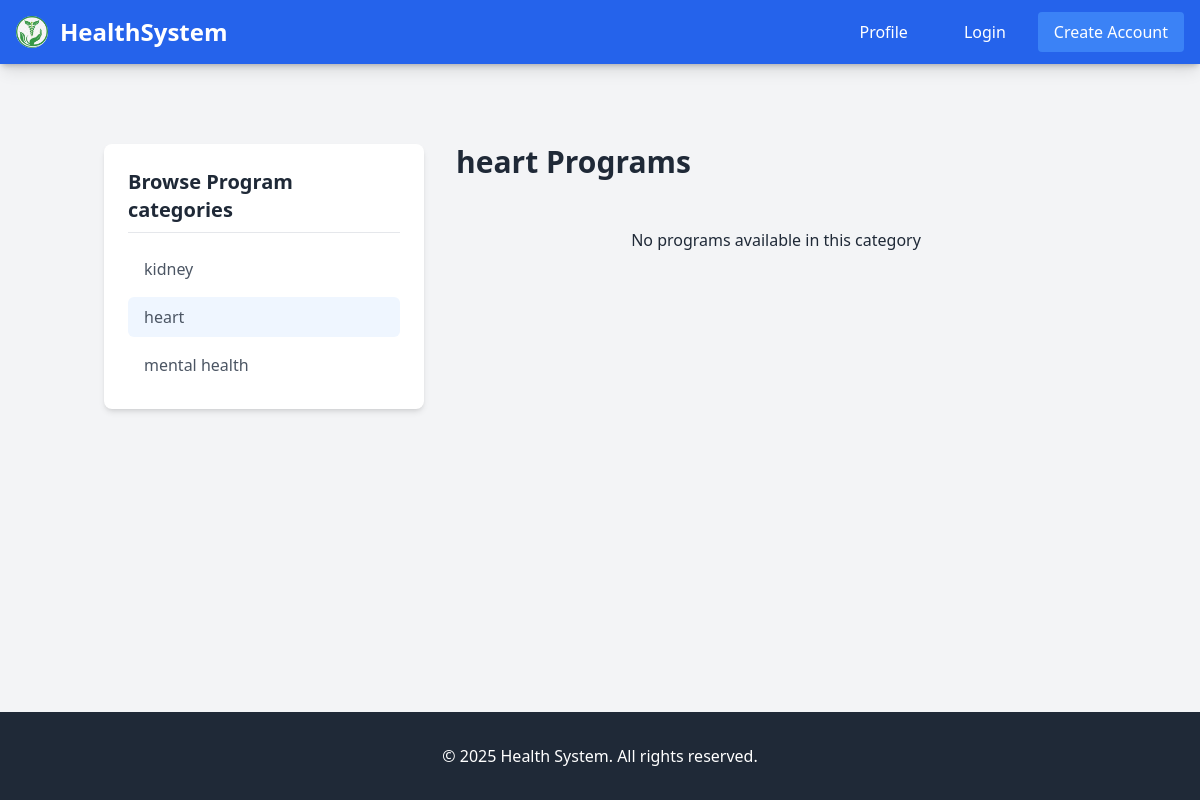
/programs/heart/, run on an earlier commit of the app's database.
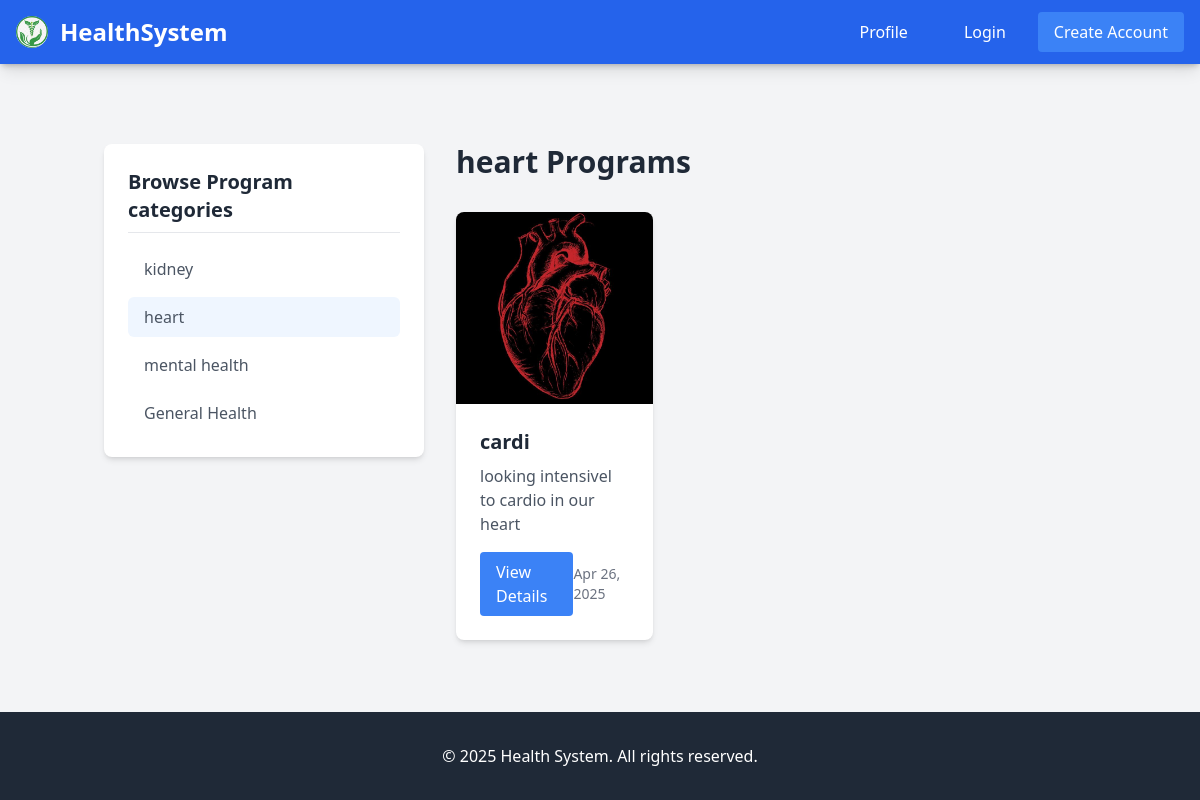
And on a later commit of the database.
### health/models.py (models this page shows, shortened)
class Category(models.Model):
    name = models.CharField(max_length=100)
    slug = models.SlugField(max_length=100, unique=True)
    class Meta:
        verbose_name_plural = 'health_programs'

class Program(models.Model):
    category = models.ForeignKey(Category, related_name="programs", on_delete=models.CASCADE)
    name = models.CharField(max_length=100)
    slug = models.SlugField(max_length=100, unique=True)
    description = models.TextField(blank=True)
    available = models.BooleanField(default=True)
    created = models.DateTimeField(auto_now_add=True)
    updated = models.DateTimeField(auto_now=True)
    image = models.ImageField(upload_to='programs', blank=True, null=True)

### health/views.py (the view)
# urls.py: path('programs/', views.program_list_by_category, name='product_list_by_category'),
def program_list_by_category(request, category_slug):
    categories = Category.objects.all()
    current_category = None
    programs = Program.objects.filter(available=True)
    if category_slug:
        current_category = get_object_or_404(Category, slug=category_slug)
        programs = programs.filter(category=current_category)
    return render(request, 'program/programs/programs.html', {
        'categories': categories,
        'programs': programs,
        'current_category': current_category
    })

### health/templates/program/programs/programs.html
{% extends 'base.html' %}
{% load static %}
{% block content %}
<div class="container mx-auto px-4 py-8 flex flex-col md:flex-row gap-8">
    <aside class="w-full md:w-64 lg:w-80 shrink-0">
        <div class="bg-white p-6 rounded-lg shadow-md sticky top-8">
            <h2 class="text-xl font-bold mb-4 border-b pb-2">Browse Program categories</h2>
            <ul class="space-y-2">
                {% for category in categories %}
                <li>
                    <a href="{% url 'program_list_by_category' category.slug %}"
                       class="block px-4 py-2 text-gray-600 hover:bg-blue-50 hover:text-blue-700 rounded-md transition-colors {% if current_category.slug == category.slug %}bg-blue-50 text-blue-700 font-medium{% endif %}">
                        {{ category.name }}
                    </a>
                </li>
                {% endfor %}
            </ul>
        </div>
    </aside>
    <main class="flex-1">
        {% if current_category %}
        <h1 class="text-3xl font-bold mb-8">{{ current_category.name }} Programs</h1>
        {% else %}
        <h1 class="text-3xl font-bold mb-8">All Health Programs</h1>
        {% endif %}
        <div class="grid grid-cols-1 md:grid-cols-2 lg:grid-cols-3 gap-6">
            {% for program in programs %}
            <div class="bg-white rounded-lg shadow-md overflow-hidden">
                {% if program.image %}
                <img src="{{ program.image.url }}"
                     alt="{{ program.name }}"
                     class="w-full h-48 object-cover">
                {% endif %}
                <div class="p-6">
                    <h3 class="text-xl font-bold mb-2">{{ program.name }}</h3>
                    <p class="text-gray-600 mb-4">{{ program.description|truncatechars:100 }}</p>
                    <div class="flex items-center justify-between">
                        <a href="{% url 'program_detail' program.id program.slug %}"
                           class="bg-blue-500 text-white px-4 py-2 rounded hover:bg-blue-600">
                            View Details
                        </a>
                        <span class="text-sm text-gray-500">
                            {{ program.created|date:"M d, Y" }}
                        </span>
                    </div>
                </div>
            </div>
            {% empty %}
            <div class="col-span-full text-center py-4">
                No programs available in this category
            </div>
            {% endfor %}
        </div>
    </main>
</div>
{% endblock %}

### templates/base.html (shortened to what this page needs)
<!DOCTYPE html>
<html lang="en">
<head>
    <script src="https://cdn.tailwindcss.com"></script>
</head>
<body class="bg-gray-100 text-gray-800 flex flex-col min-h-screen">
 <header class="header shadow-md bg-white sticky top-0 z-50">
        {% include 'includes/navbar.html' %}
    </header>
    <div class="max-w-7xl mx-auto px-4 py-2" id="flash-messages">
    </div>
      <main class="container mx-auto py-8 flex-grow px-4 md:px-0">
        <div class="max-w-screen-xl mx-auto w-full">
            {% block content %}
            {% endblock %}
        </div>
    </main>
    <footer class="bg-gray-800 text-white mt-auto">
        <div class="max-w-screen-xl mx-auto py-4 px-4 sm:px-6 lg:px-8">
            {% include 'includes/footer.html' %}
        </div>
    </footer>
</body>
</html>

### templates/includes/navbar.html
{% load static %}
<nav class="bg-blue-600 text-white shadow-lg">
    <div class="max-w-7xl mx-auto px-4">
        <div class="flex justify-between items-center h-16">
            <div class="flex items-center">
                <a href="{% url 'health:program_list' %}" class="flex items-center hover:text-blue-200 transition-colors duration-300">
                    <img src="{% static 'images/health.jpg' %}" class="h-8 w-8 rounded-full object-cover" alt="Health Icon">
                    <span class="text-2xl font-bold ml-3">HealthSystem</span>
                </a>
            </div>
         <div class="flex items-center gap-6">
                <div class="hidden md:block">
                    <a href="{% url 'profile' %}"
                       class="hover:text-blue-200 transition-colors duration-300 py-2 px-4">
                        Profile
                    </a>
                </div>
                <div class="hidden md:flex items-center gap-6">
                    <div class="flex items-center gap-4">
                        {% if user.is_authenticated %}
                            <span class="text-blue-200 px-3">Welcome, {{ user.username }}</span>
                            <form method="post" action="{% url 'logout' %}">
                                {% csrf_token %}
                                <button class="text-white hover:text-blue-200 transition-colors duration-300 py-2 px-4 rounded hover:bg-blue-700/20"
                                        type="submit">
                                    Logout
                                </button>
                            </form>
                        {% else %}
                            <a href="{% url 'login' %}"
                               class="text-white hover:text-blue-200 transition-colors duration-300 py-2 px-4 rounded hover:bg-blue-700/20">
                                Login
                            </a>
                            <a href="{% url 'register'%}"
                               class="bg-blue-500 hover:bg-blue-700 text-white font-medium py-2 px-4 rounded transition-colors duration-300">
                                Create Account
                            </a>
                        {% endif %}
                    </div>
                </div>
            </div>
        </div>
    </div>
</nav>

### templates/includes/footer.html
<footer>
			<div class="container mx-auto p-4 text-center">
				<p> &copy;  2025 Health System. All rights reserved.</p>
			</div>
		</footer>

What changed in the data, as far as the page shows it:
added Category: name "General Health"
added Program: image (picture), name "cardi", description "looking intensivel to cardio in our heart", created "Apr 26, 2025"
Also different on the page:
text no longer shown: "No programs available in this category"
